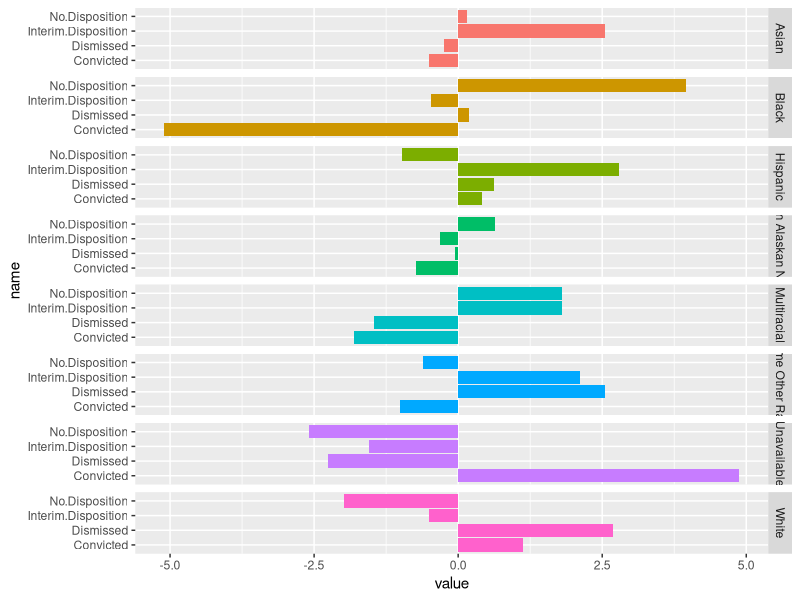
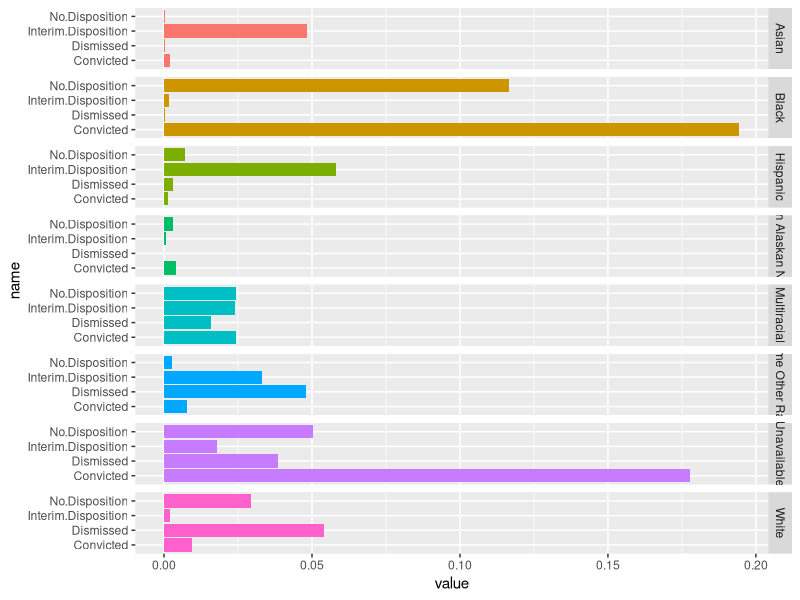
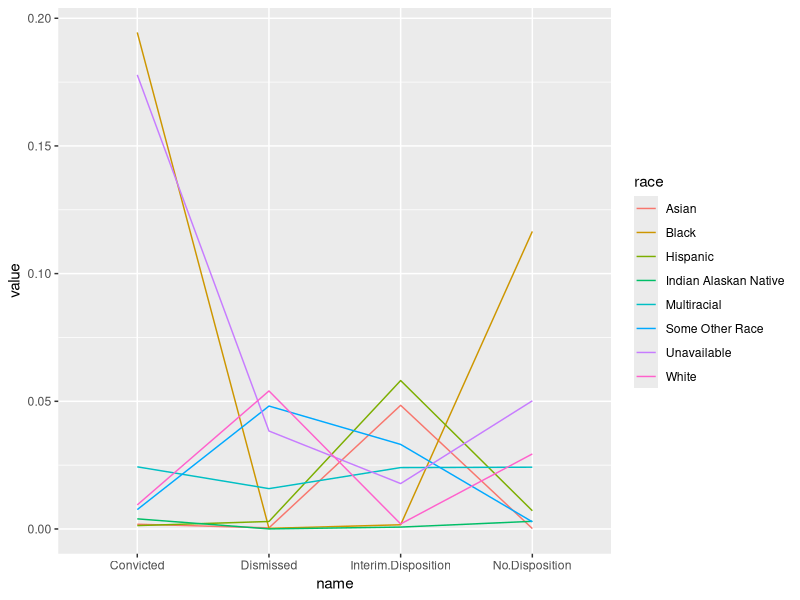
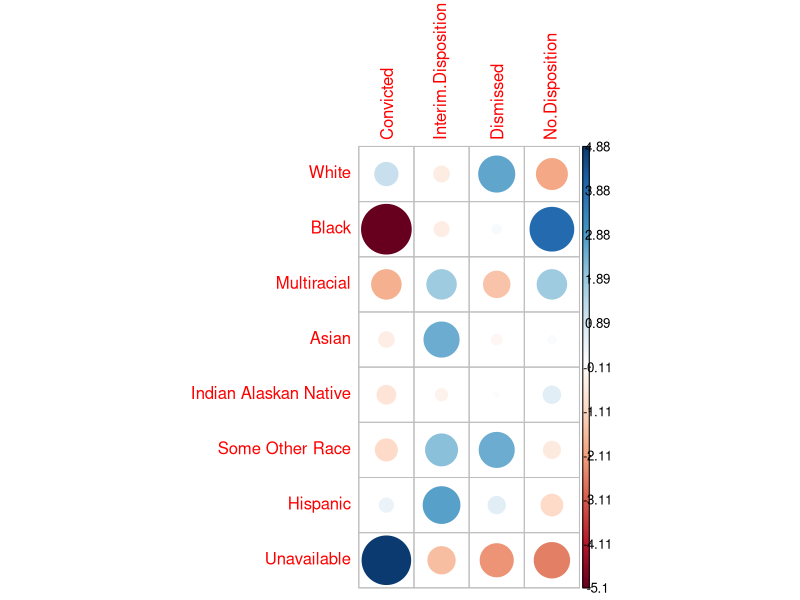
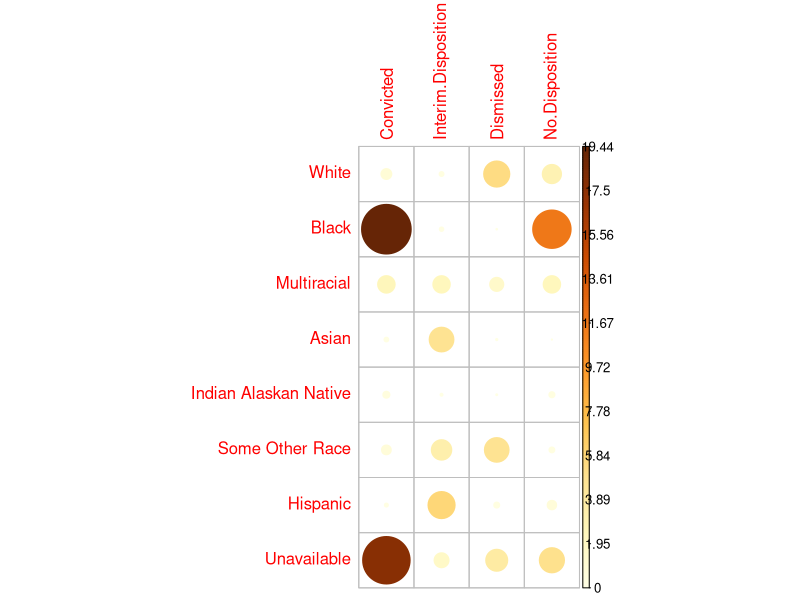
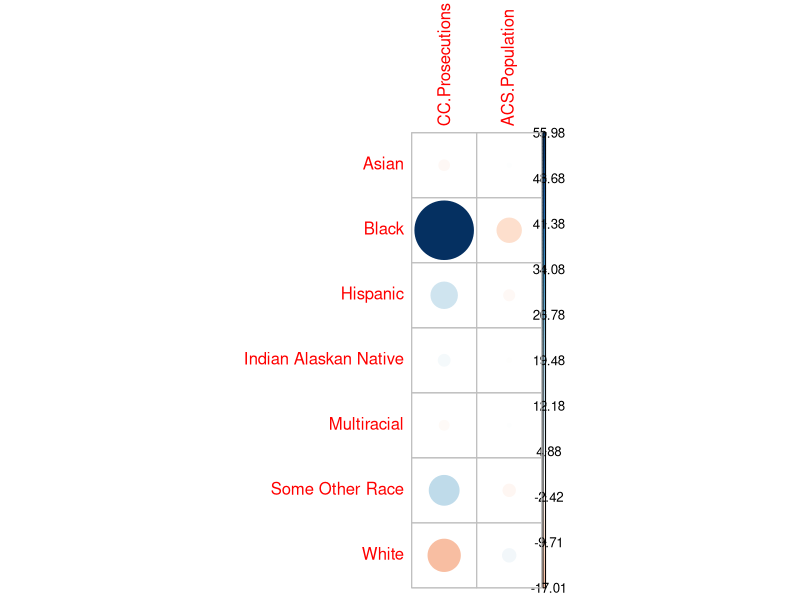

Generate these figures, in order, with R:
## ---- chunk 1
knitr::opts_chunk$set(echo = FALSE, warning = FALSE)
library(corrplot)
library(tidyr)
library(dplyr)
library(ggplot2)
## ---- chunk 2
# generate data set
low_level_driving_offenses_by_race = data.frame(row.names=c('White', 'Black','Multiracial', 'Asian',
                                                         'Indian Alaskan Native', 'Some Other Race',
                                                         'Hispanic', 'Unavailable'),
                                                Convicted=c(64,73,2,3,2,3,25,196),
                                                Interim.Disposition=c(1,3,1,1,0,1,3,1),
                                                Dismissed=c(29,43,0,1,1,5,9,29),
                                                No.Disposition=c(73,276,17,7,7,7,32,190))


print(low_level_driving_offenses_by_race)
## ---- chunk 3
rowSums(low_level_driving_offenses_by_race)
## ---- chunk 4
round(rowSums(low_level_driving_offenses_by_race) / sum(low_level_driving_offenses_by_race), 2) * 100
## ---- chunk 5
# 
n_columns <- dim(low_level_driving_offenses_by_race)[2]

ft = fisher.test(low_level_driving_offenses_by_race, simulate.p.value = TRUE, B = 1e6)

print(ft)
## ---- chunk 6
chisq = chisq.test(low_level_driving_offenses_by_race)

p = data.frame(chisq$residuals)

p$race = row.names(p)

p = pivot_longer(data=p, cols = colnames(low_level_driving_offenses_by_race))

# p %>% rename(c('Proportion of '='value'))

ggplot(p, aes(name, value, fill=race)) + 
  geom_bar(stat='identity') + 
  facet_grid(rows=vars(race)) + 
  coord_flip() +
  guides(fill = "none")

## ---- chunk 7
# 
# p = data.frame(chisq$residuals)
# 
# for (c in colnames(p)) {
#   direction_column = paste(c, 'Direction', sep='.')
#   
#   p[, direction_column] = p[,c] > 0
#   
#   p[, direction_column] = ifelse(p[, direction_column], 'Above Expected Rate', 'Below Expected Rate')
# }
# 
# p$race = row.names(p)
# 
# p = pivot_longer(data=p, cols = colnames(low_level_driving_offenses_by_race))
# 
# # p %>% rename(c('Proportion of '='value'))
# 
# ggplot(p, aes(name, value, fill=race)) +
#   geom_bar(stat='identity') +
#   facet_grid(rows=vars(race)) +
#   coord_flip() +
#   guides(fill = "none")
# 
# p

## ---- chunk 8
chisq = chisq.test(low_level_driving_offenses_by_race)

contrib <- chisq$residuals^2/chisq$statistic

p = data.frame(contrib)

# p = data.frame(chisq$residuals)

p$race = row.names(p)

p = pivot_longer(data=p, cols = colnames(low_level_driving_offenses_by_race))

# p %>% rename(c('Proportion of '='value'))

ggplot(p, aes(name, value, fill=race)) + 
  geom_bar(stat='identity') + 
  facet_grid(rows=vars(race)) + 
  coord_flip() +
  guides(fill = "none")

## ---- chunk 9
ggplot(p, aes(name, value, fill=race,
              group = race, color = race)) +
  geom_line()
## ---- chunk 10
chisq = chisq.test(low_level_driving_offenses_by_race)

chisq
## ---- chunk 11
print('Observed Values')

round(chisq$observed,2)

print('Chi-Square Expected Values (assuming race independent prosecution)')
round(chisq$expected,2)

print('pearson residuals (difference between observed and expected values)')
# Residuals
corrplot(chisq$residuals, is.cor = FALSE)

round(chisq$residuals, 2)

# Contribution in percentage (%)
print('Contribution to Chi-Square Statistic')
contrib <- 100*chisq$residuals^2/chisq$statistic
corrplot(contrib, is.cor = FALSE)
round(contrib, 3)

## ---- chunk 12

# generate data set
acs.race.and.ethnicity = data.frame(
  row.names = c(
    'White alone, non-Latinx',
    'Black alone, non-Latinx',
    'More than one race, non-Latinx',
    'Asian alone, non-Latinx',
    'American Indian alone, non-Latinx',
    'Some Other Race alone, non-Latinx',
    'Hispanic or Latinx'
  ),
  Proportion = c(.8526, .0427, 0.0416, .03, .0069, .0009, .0255)
)

# from ACS
gv_population = 22715

acs.race.and.ethnicity$n = round(acs.race.and.ethnicity$Proportion * gv_population)

acs_race_ethnicity_to_cc_race = function(x) {
  if (x == 'American Indian alone, non-Latinx') {
    'Indian Alaskan Native'
  }
  else if (x == 'Asian alone, non-Latinx') {
    'Asian'
  }
  else if (x == 'Black alone, non-Latinx') {
    'Black'
  }
  else if (x == 'Hispanic or Latinx') {
    'Hispanic'
  }
  else if (x == 'More than one race, non-Latinx') {
    'Multiracial'
  }
  else if (x == 'Some Other Race alone, non-Latinx') {
    'Some Other Race'
  }
  else if (x == 'White alone, non-Latinx') {
    'White'
  }
}

converted.names = c()

i = 1

for (n in row.names(acs.race.and.ethnicity)){
  converted_name <- acs_race_ethnicity_to_cc_race(x = n)
  print(paste(n, '->', converted_name))
  converted.names[i] = converted_name
  i = i + 1
}

row.names(acs.race.and.ethnicity) = converted.names

acs_and_lld = merge(rowSums(low_level_driving_offenses_by_race), acs.race.and.ethnicity, by='row.names', all=TRUE)

row.names(acs_and_lld) = acs_and_lld$Row.names

acs_and_lld = acs_and_lld[,c('x', 'n')]

colnames(acs_and_lld) = c('CC.Prosecutions', 'ACS.Population')

## ---- chunk 13
acs_and_lld
## ---- chunk 14
chisq = chisq.test(acs_and_lld[complete.cases(acs_and_lld),])

chisq
## ---- chunk 15
# print('Observed Values')
#
# round(chisq$observed,2)
#
# print('Chi-Square Expected Values (assuming race independent prosecution)')
# round(chisq$expected,2)

# Residuals
p = chisq$residuals
row.names(p) = row.names(acs_and_lld)[complete.cases(acs_and_lld)]
corrplot(p, is.cor = FALSE)

# round(p, 2)
#
# # Contribution in percentage (%)
# print('Contribution to Chi-Square Statistic')
# contrib <- 100*chisq$residuals^2/chisq$statistic
# corrplot(contrib, is.cor = FALSE)
# round(contrib, 3)

## ---- chunk 16

# data.frame(chisq$residuals)

# ggplot(chisq$residuals, aes)
